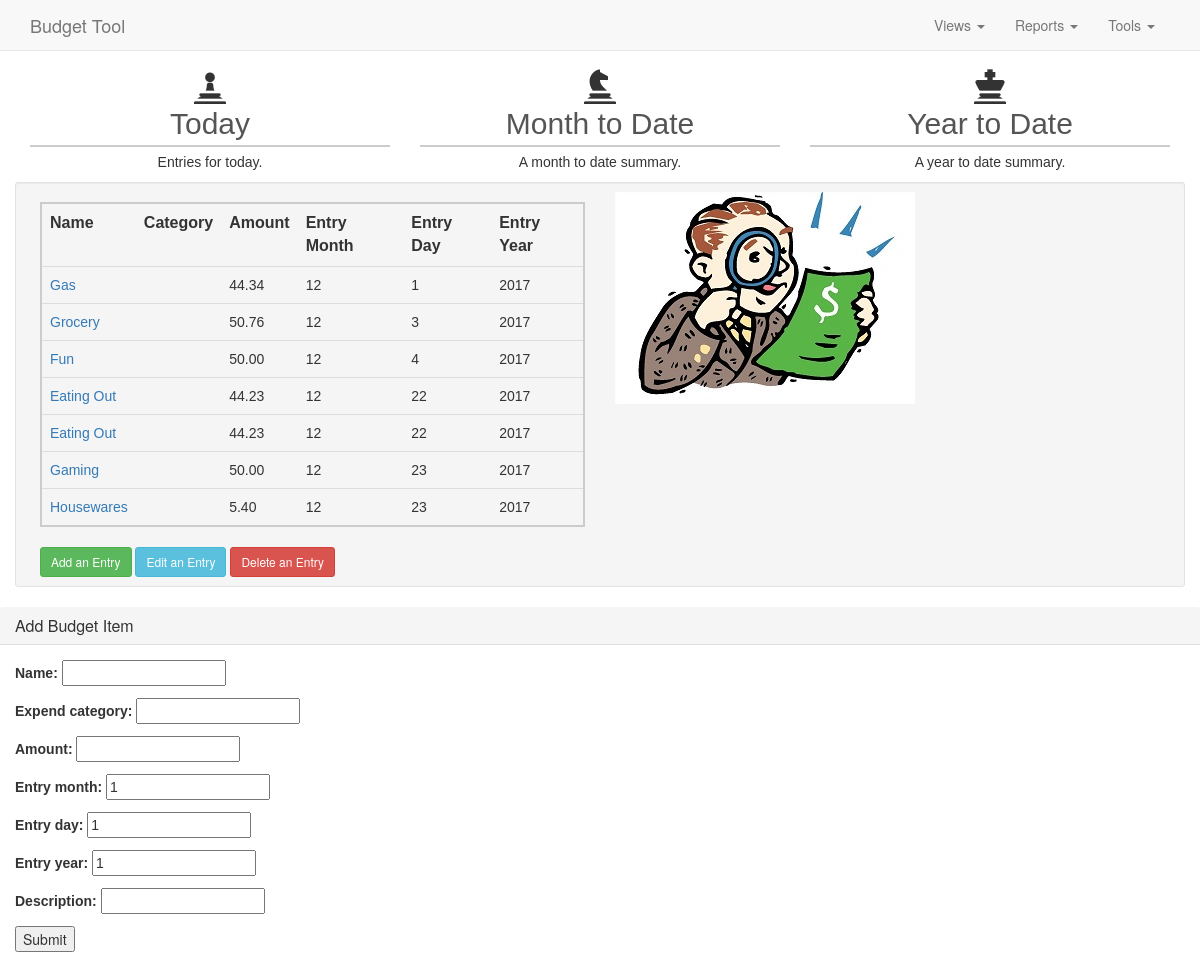
The app's page /, older data.
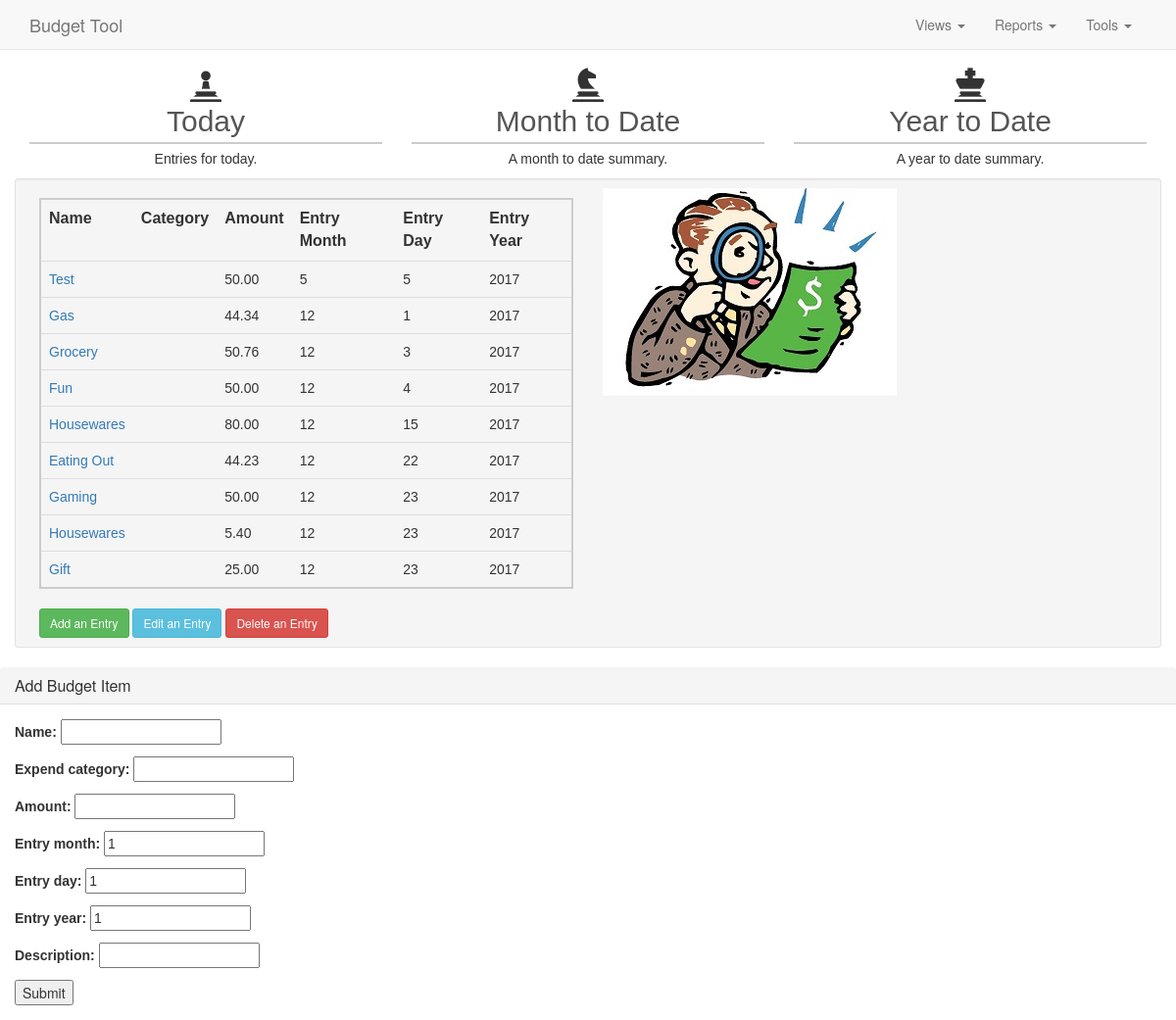
The same page, newer data.
### main_app/models.py (models this page shows, shortened)
class Budget_Item(models.Model):
    user = models.ForeignKey(User, null=True)
    name = models.CharField(max_length=100)
    expend_category = models.CharField(max_length=100)
    amount = models.DecimalField(max_digits=10, decimal_places=2)
    entry_month = models.IntegerField(default=1)
    entry_day = models.IntegerField(default=1)
    entry_year = models.IntegerField(default=1)
    description = models.CharField(max_length=100)

### main_app/views.py (the view)
# urls.py: url(r'^$', views.index, name = 'index'),
def index(request):
    budget_items = Budget_Item.objects.all()
    form = BudgetForm
    return render(request, 'index.html', {'budget_items':budget_items, 'form':form})

### main_app/templates/index.html
{% extends 'base.html' %}
{% load staticfiles %}
{% block content %}
        <div class="container">
            <div class="row text-center features">
                <div class="col-sm-4">
                    <i class="glyphicon glyphicon-pawn"></i>
                    <h2>Today</h2><p>Entries for today.</p>
                </div>
                <div class="col-sm-4">
                    <i class="glyphicon glyphicon-knight"></i>
                    <h2>Month to Date</h2><p>A month to date summary.</p>
                </div>
                <div class="col-sm-4">
                    <i class="glyphicon glyphicon-king"></i>
                    <h2>Year to Date</h2><p>A year to date summary.</p>
                </div>
            </div>
            <div class="row well well-sm">
                <div class="col-sm-12 col-md-6">
                    <table class="table table-tablestriped">
                        <tr class="table_header">
                            <td>Name</td>
                            <td>Category</td>
                            <td>Amount</td>
                            <td>Entry Month</td>
                            <td>Entry Day</td>
                            <td>Entry Year</td>
                        </tr>
                        {% for budget_item in budget_items|dictsort:'entry_day'|dictsort:'entry_month'|dictsort:'entry_year'|dictsort:'expend_category' %}
                        <tr class="budget_item">
                            <td><a href="/{{budget_item.id}}/">{{ budget_item.name }}</a></td>
                            <td>{{ budget_item.expend_category }}</td>
                            <td>{{ budget_item.amount }}</td>
                            <td>{{ budget_item.entry_month }}</td>
                            <td>{{ budget_item.entry_day }}</td>
                            <td>{{ budget_item.entry_year }}</td>
                        </tr>
                        {% endfor %}
                    </table>
                    <button type="button" class="btn btn-sm btn-success">Add an Entry</button>
                    <button type="button" class="btn btn-sm  btn-info">Edit an Entry</button>
                    <button type="button" class="btn btn-sm  btn-danger">Delete an Entry</button>
                </div>
                <div class="col-md-6 hidden-sm">
                    <img src="static/images/budget_header.jpg">
                </div>
            </div>
        </div>
{% endblock %}

Row changes from the older to the newer data that the page shows:
removed Budget_Item: name "Eating Out", amount "44.23", entry_month "12", entry_day "22", entry_year "2017"
added Budget_Item: name "Test", amount "50.00", entry_month "5", entry_day "5", entry_year "2017"
added Budget_Item: name "Housewares", amount "80.00", entry_month "12", entry_day "15", entry_year "2017"
added Budget_Item: name "Gift", amount "25.00", entry_month "12", entry_day "23", entry_year "2017"
